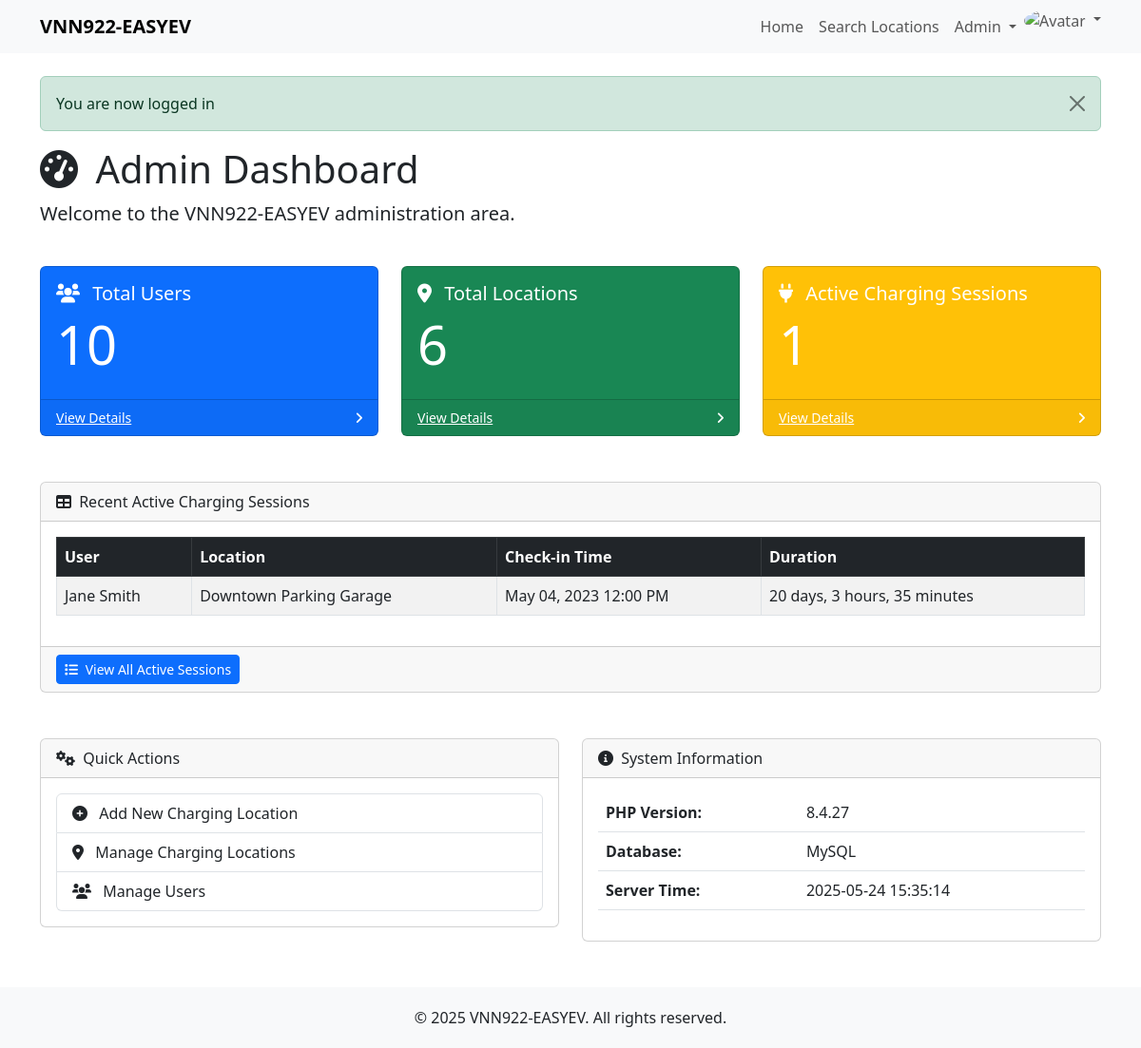
/admin/index.php (signed in), run on the app's committed database.
### tables this page shows
CREATE TABLE IF NOT EXISTS charging_sessions (
    session_id INT AUTO_INCREMENT PRIMARY KEY,
    user_id INT NOT NULL,
    location_id INT NOT NULL,
    check_in_time DATETIME NOT NULL,
    check_out_time DATETIME NULL,
    total_cost DECIMAL(10, 2) NULL,
    status ENUM('active', 'completed') DEFAULT 'active',
    FOREIGN KEY (user_id) REFERENCES users(user_id),
    FOREIGN KEY (location_id) REFERENCES charging_locations(location_id)
);

CREATE TABLE IF NOT EXISTS users (
    user_id INT AUTO_INCREMENT PRIMARY KEY,
    name VARCHAR(100) NOT NULL,
    email VARCHAR(100) NOT NULL UNIQUE,
    phone VARCHAR(20) NOT NULL,
    password VARCHAR(255) NOT NULL,
    user_type ENUM('Administrator', 'User') NOT NULL,
    created_at TIMESTAMP DEFAULT CURRENT_TIMESTAMP
);

CREATE TABLE IF NOT EXISTS charging_locations (
    location_id INT AUTO_INCREMENT PRIMARY KEY,
    description VARCHAR(255) NOT NULL,
    num_stations INT NOT NULL,
    cost_per_hour DECIMAL(10, 2) NOT NULL,
    created_at TIMESTAMP DEFAULT CURRENT_TIMESTAMP,
    updated_at TIMESTAMP DEFAULT CURRENT_TIMESTAMP ON UPDATE CURRENT_TIMESTAMP
);

### classes/Database.php (called while the page is built, shortened)
<?php
class Database {
    private $host = DB_HOST;
    private $user = DB_USER;
    private $pass = DB_PASS;
    private $dbname = DB_NAME;
    private $dbh;
    private $stmt;
    public function __construct() {
        $dsn = 'mysql:host=' . $this->host . ';dbname=' . $this->dbname;
        $options = array(
            PDO::ATTR_PERSISTENT => true,
            PDO::ATTR_ERRMODE => PDO::ERRMODE_EXCEPTION,
            PDO::ATTR_DEFAULT_FETCH_MODE => PDO::FETCH_ASSOC
        );
        try {
            $this->dbh = new PDO($dsn, $this->user, $this->pass, $options);
        } catch(PDOException $e) {
            $this->error = $e->getMessage();
            echo 'Connection Error: ' . $this->error;
        }
    }
    public function query($query) {
        $this->stmt = $this->dbh->prepare($query);
    }
    public function execute() {
        return $this->stmt->execute();
    }
    public function resultSet() {
        $this->execute();
        return $this->stmt->fetchAll();
    }
    public function single():mixed {
        $this->execute();
        return $this->stmt->fetch();
    }
}

### classes/User.php (called while the page is built, shortened)
<?php
class User {
    private $db;
    public function __construct() {
        $this->db = new Database;
    }
    public function getTotalUsers() {
        $this->db->query('SELECT COUNT(*) AS total FROM users');
        $row = $this->db->single();
        return $row ? (int)$row['total'] : 0;
    }
}

### classes/Location.php (called while the page is built, shortened)
<?php
class Location {
    private $db;
    public function __construct() {
        $this->db = new Database;
    }
    public function getTotalLocation() {
        $this->db->query(query: 'SELECT COUNT(*) AS total FROM charging_locations');
        $row = $this->db->single();
        return $row ? (int)$row['total'] : 0;
    }
}

### classes/ChargingSession.php (called while the page is built, shortened)
<?php
class ChargingSession {
    private $db;
    public function __construct() {
        $this->db = new Database;
    }
    public function getAllActiveSessions() {
        $this->db->query('SELECT u.name AS user_name, cl.description AS location_name, cs.check_in_time
                          FROM charging_sessions cs
                          JOIN users u ON cs.user_id = u.user_id
                          JOIN charging_locations cl ON cs.location_id = cl.location_id
                          WHERE cs.status = "active"
                          ORDER BY cs.check_in_time DESC');
        return $this->db->resultSet();
    }
    public function getTotalActiveSessions() {
        $this->db->query('SELECT COUNT(*) AS total FROM charging_sessions WHERE status = "active"');
        $row = $this->db->single();
        return $row ? (int)$row['total'] : 0;
    }
    }

### admin/index.php (the view, shortened to what this page needs)
<?php
require_once root .'/classes/Database.php';
require_once root .'/classes/User.php';
require_once root .'/classes/Location.php';
require_once root .'/classes/ChargingSession.php';
$users = new User();
$locations = new Location();
$chargingSession = new ChargingSession();
$recent_checkins = $chargingSession->getAllActiveSessions();
include_once root .'/includes/header.php';
?>
<div class="row mb-4">
    <div class="col-md-12">
        <h1><i class="fas fa-tachometer-alt me-2"></i> Admin Dashboard</h1>
        <p class="lead">Welcome to the VNN922-EASYEV administration area.</p>
    </div>
</div>
<div class="row mb-4">
    <div class="col-md-4">
        <div class="card bg-primary text-white mb-4">
            <div class="card-body">
                <h5 class="card-title"><i class="fas fa-users me-2"></i> Total Users</h5>
                <h2 class="display-4"><?php echo $users->getTotalUsers(); ?></h2>
            </div>
            <div class="card-footer d-flex align-items-center justify-content-between">
                <a class="small text-white stretched-link" href="/admin/users.php">View Details</a>
                <div class="small text-white"><i class="fas fa-angle-right"></i></div>
            </div>
        </div>
    </div>
    <div class="col-md-4">
        <div class="card bg-success text-white mb-4">
            <div class="card-body">
                <h5 class="card-title"><i class="fas fa-map-marker-alt me-2"></i> Total Locations</h5>
                <h2 class="display-4"><?php echo $locations->getTotalLocation(); ?></h2>
            </div>
            <div class="card-footer d-flex align-items-center justify-content-between">
                <a class="small text-white stretched-link" href="<?php ?>/admin/locations.php">View Details</a>
                <div class="small text-white"><i class="fas fa-angle-right"></i></div>
            </div>
        </div>
    </div>
    <div class="col-md-4">
        <div class="card bg-warning text-white mb-4">
            <div class="card-body">
                <h5 class="card-title"><i class="fas fa-plug me-2"></i> Active Charging Sessions</h5>
                <h2 class="display-4"><?php echo $chargingSession->getTotalActiveSessions(); ?></h2>
            </div>
            <div class="card-footer d-flex align-items-center justify-content-between">
                <a class="small text-white stretched-link" href="<?php ?>/admin/users.php">View Details</a>
                <div class="small text-white"><i class="fas fa-angle-right"></i></div>
            </div>
        </div>
    </div>
</div>
<div class="row mb-4">
    <div class="col-md-12">
        <div class="card mb-4">
            <div class="card-header">
                <i class="fas fa-table me-1"></i>
                Recent Active Charging Sessions
            </div>
            <div class="card-body">
                <?php if ($recent_checkins): ?>
                    <div class="table-responsive">
                        <table class="table table-striped table-bordered">
                            <thead class="table-dark">
                                <tr>
                                    <th>User</th>
                                    <th>Location</th>
                                    <th>Check-in Time</th>
                                    <th>Duration</th>
                                </tr>
                            </thead>
                            <tbody>
                            <?php foreach($recent_checkins as $checkin): ?>
                                <?php
                                $check_in_time = new DateTime($checkin['check_in_time'] ?? 'now');
                                $current_time = new DateTime();
                                $interval = $check_in_time->diff($current_time);
                                $duration = $interval->days > 0
                                    ? $interval->format('%d days, %h hours, %i minutes')
                                    : $interval->format('%h hours, %i minutes');
                                ?>
                                <tr>
                                    <td><?php echo htmlspecialchars($checkin['user_name'] ?? 'N/A'); ?></td>
                                    <td><?php echo htmlspecialchars($checkin['location_name'] ?? 'N/A'); ?></td>
                                    <td><?php echo isset($checkin['check_in_time']) ? date('M d, Y h:i A', strtotime($checkin['check_in_time'])) : 'N/A'; ?></td>
                                    <td><?php echo $duration; ?></td>
                                </tr>
                            <?php endforeach; ?>
                            </tbody>
                        </table>
                    </div>
                <?php else: ?>
                    <p class="text-center">No active charging sessions.</p>
                <?php endif; ?>
            </div>
            <div class="card-footer small text-muted">
                <a href="<?php ?>/admin/users.php" class="btn btn-primary btn-sm">
                    <i class="fas fa-list me-1"></i> View All Active Sessions
                </a>
            </div>
        </div>
    </div>
</div>
<div class="row">
    <div class="col-md-6">
        <div class="card mb-4">
            <div class="card-header">
                <i class="fas fa-cogs me-1"></i>
                Quick Actions
            </div>
            <div class="card-body">
                <div class="list-group">
                    <a href="<?php ?>/admin/add-location.php" class="list-group-item list-group-item-action">
                        <i class="fas fa-plus-circle me-2"></i> Add New Charging Location
                    </a>
                    <a href="<?php  ?>/admin/locations.php" class="list-group-item list-group-item-action">
                        <i class="fas fa-map-marker-alt me-2"></i> Manage Charging Locations
                    </a>
                    <a href="<?php ?>/admin/users.php" class="list-group-item list-group-item-action">
                        <i class="fas fa-users me-2"></i> Manage Users
                    </a>
                </div>
            </div>
        </div>
    </div>
    <div class="col-md-6">
        <div class="card mb-4">
            <div class="card-header">
                <i class="fas fa-info-circle me-1"></i>
                System Information
            </div>
            <div class="card-body">
                <table class="table">
                    <tbody>
                        <tr>
                            <td><strong>PHP Version:</strong></td>
                            <td><?php echo phpversion(); ?></td>
                        </tr>
                        <tr>
                            <td><strong>Database:</strong></td>
                            <td>MySQL</td>
                        </tr>
                        <tr>
                            <td><strong>Server Time:</strong></td>
                            <td><?php echo date('Y-m-d H:i:s'); ?></td>
                        </tr>
                    </tbody>
                </table>
            </div>
        </div>
    </div>
</div>
<?php include_once '../includes/footer.php'; ?>

### includes/header.php (style rules this page uses)
body { padding-top: 56px; min-height: 100vh; display: flex; flex-direction: column; }
.card { margin-bottom: 20px; }

### data on the page
charging_sessions: user.name "Jane Smith", location.description "Downtown Parking Garage", check_in_time "May 04, 2023 12:00 PM"

### other printed values
SITE_NAME "VNN922-EASYEV"
$_SESSION['message'] "You are now logged in"
$users->getTotalUsers() "10"
$locations->getTotalLocation() "6"
$chargingSession->getTotalActiveSessions() "1"
phpversion() "8.4.27"
